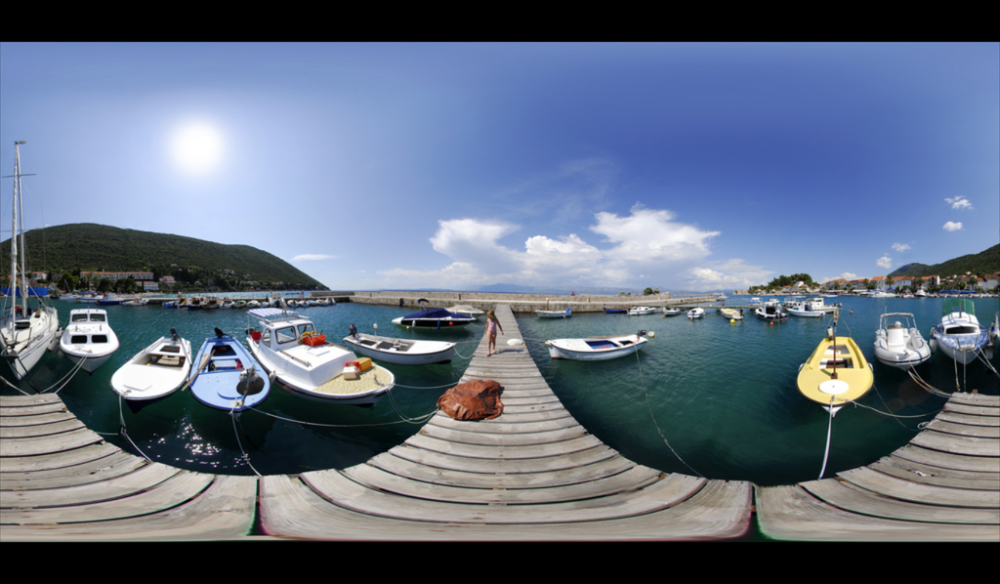
#> input picture 360.png, 1000 x 584 px, shrunk from 1687 x 985 before the run, given in place of 360.jpg, which was not available
$ python reprojection.py   (older library calls are emulated)
#> lines starting #> are read from the running program, lines starting #| are printed output that depends on the picture; pictures that were not available may be replaced by others from this repository, and a replacement may not be noted
import numpy as np
import cv2

img = cv2.imread('360.jpg')
#> img is the input picture: shape (584, 1000, 3); mean B, G, R 129, 109.9, 98.1

height, width = img.shape[:2]
#> height = 584; width = 1000

print ('width = ', width , ', height = ', height)
#| width =  1000 , height =  584

#Two variables
yaw = np.pi/4
pitch = np.pi/4;
roll = 0
# [5 lines of commented-out code are left out]
u = np.linspace(0.5 , width  - 0.5, width) *np.pi * 2 / width
#> u = 1000 values from 0.00314 to 6.28
v = np.linspace( 0.5, height - 0.5, height) * np.pi / height
#> v = 584 values from 0.00269 to 3.14


# x = np.outer(np.cos(u), np.sin(v))
# y = np.outer(np.sin(u), np.sin(v))
# z = np.outer(np.ones(np.size(u)), np.cos(v))

#Convert the image coordinates to coordinates in 3D
x = np.outer(np.sin(v), np.cos(u))
y = np.outer(np.sin(v), np.sin(u))
z = np.outer(np.cos(v), np.ones(np.size(u)))


#rotation angles
a = yaw        # equal to yaw or phi
b = pitch    # equal to pitch or theta
r = roll        # equal to roll or psi

#rotation matrix
rot_a = np.array([np.cos(a)* np.cos(b), np.cos(a)*np.sin(b)*np.sin(r) - np.sin(a)*np.cos(r), np.cos(a)*np.sin(b)*np.cos(r) + np.sin(a)*np.sin(r) ])
rot_b = np.array([np.sin(a)* np.cos(b), np.sin(a)*np.sin(b)*np.sin(r) + np.cos(a)*np.cos(r), np.sin(a)*np.sin(b)*np.cos(r) - np.cos(a)*np.sin(r) ])
rot_c = np.array([-np.sin(b), np.cos(b)*np.sin(r) , np.cos(b)*np.cos(r) ])

#rotate the image to the correct place
xx = rot_a[0] * x + rot_a[1] * y + rot_a[2] * z
yy = rot_b[0] * x + rot_b[1] * y + rot_b[2] * z
zz = rot_c[0] * x + rot_c[1] * y + rot_c[2] * z
zz = np.clip(zz, -1, 1)

#calculate the (u, v) in the original equirectangular map
map_u = (((np.arctan2(yy, xx) + 2* np.pi)) % (2*np.pi)) * width / (2* np.pi) - 0.5
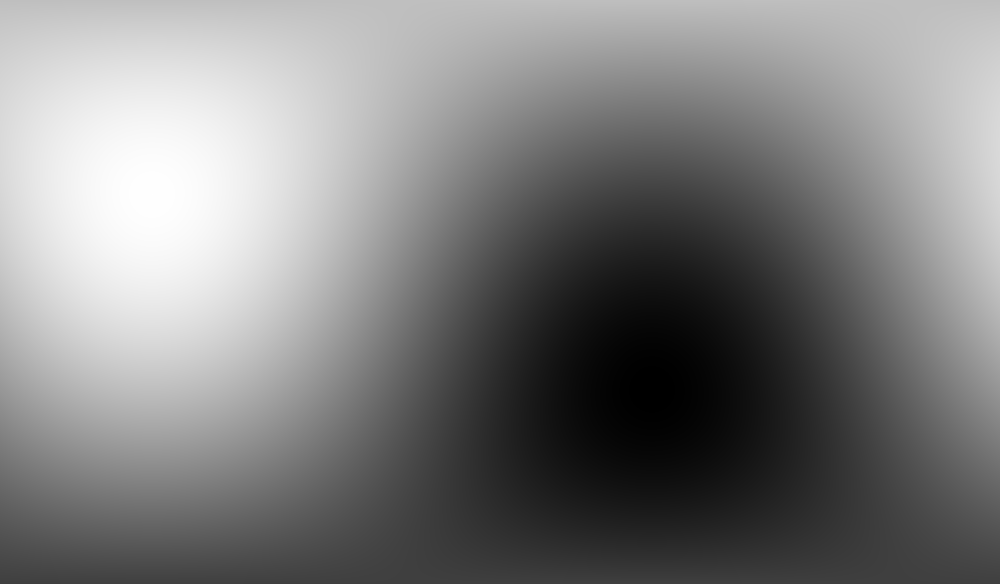
#> yy: shape (584, 1000) float64; min -1, max 1, mean -1.18e-16; drawn with min black and max white
map_v = np.arccos(zz) * height/ np.pi - 0.5
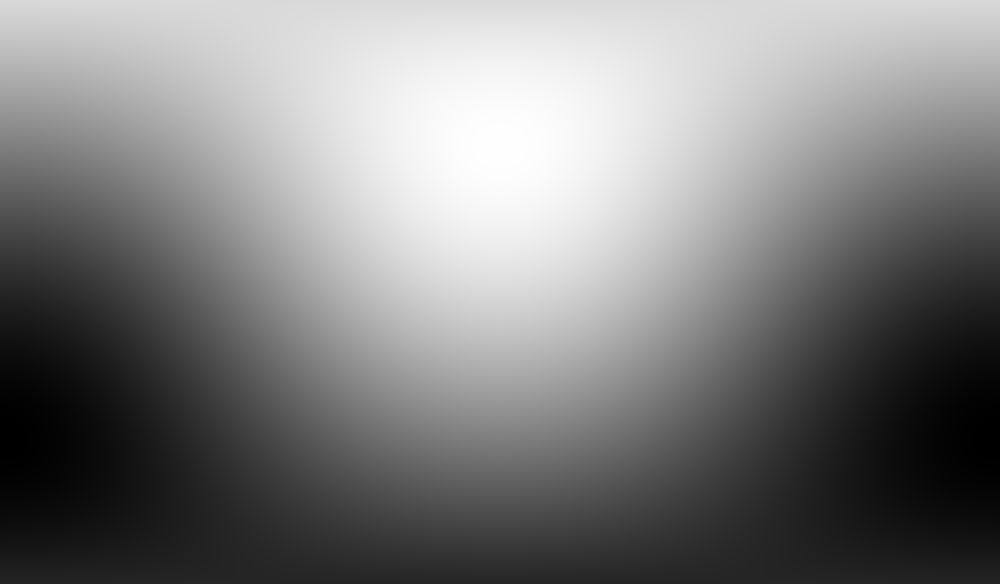
#> zz: shape (584, 1000) float64; min -1, max 1, mean 1.35e-16; drawn with min black and max white

dstMap_u, dstMap_v = cv2.convertMaps(map_u.astype(np.float32), map_v.astype(np.float32), cv2.CV_16SC2)
# remap
#dst_img = cv2.remap(img, map_u.astype(np.float32), map_v.astype(np.float32), cv2.INTER_LINEAR )
dst_img = cv2.remap(img, dstMap_u, dstMap_v, cv2.INTER_LINEAR )
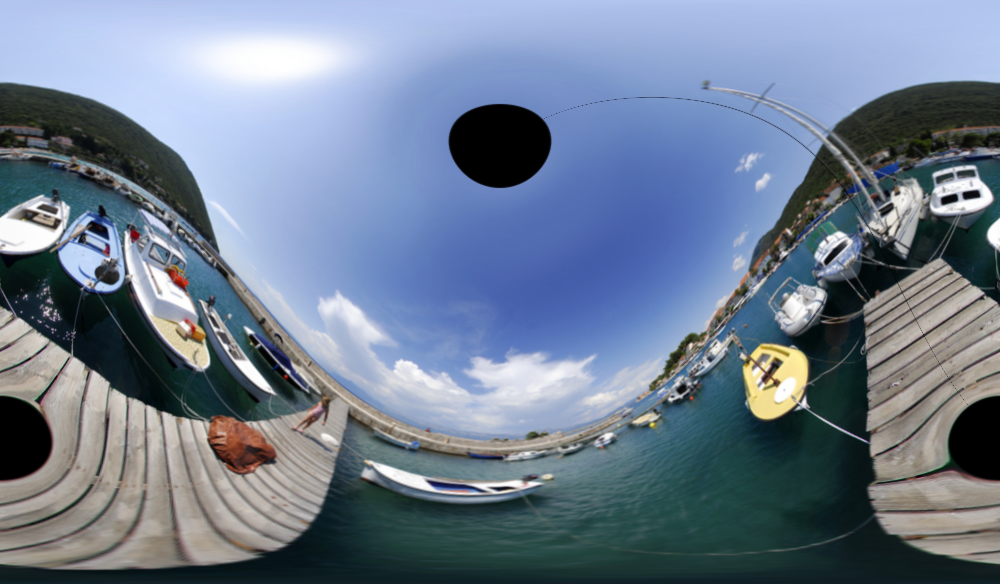
#> dst_img: shape (584, 1000, 3); mean B, G, R 145.2, 125.8, 111.5

#cv2.imshow('image_orig', img)
cv2.imshow('image',dst_img)
# cv2.imshow('image croped', cmp_img)
# cv2.imshow('diff', cv2.absdiff(dst_img,cmp_img))
# print (np.sum(cv2.absdiff(dst_img,cmp_img)))

cv2.waitKey(0)
cv2.destroyAllWindows()
